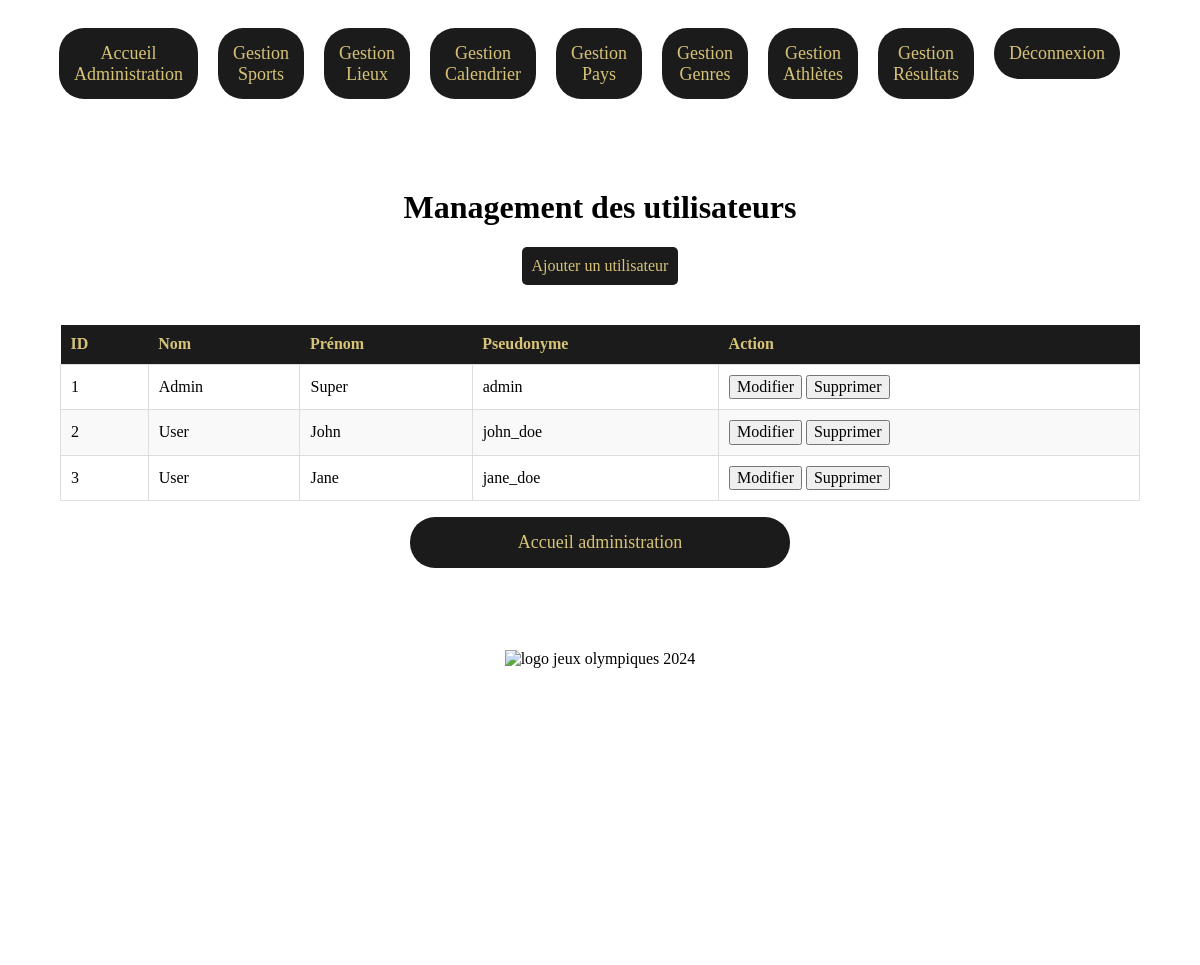
The page /pages/admin/admin-users/manage-users.php (signed in) on the database its author committed.
### tables this page shows
CREATE TABLE UTILISATEUR (
  PRIMARY KEY (id_utilisateur),
  id_utilisateur     INT(4) NOT NULL AUTO_INCREMENT,
  nom_utilisateur    VARCHAR(255),
  prenom_utilisateur VARCHAR(255),
  login              VARCHAR(255),
  password                VARCHAR(255)
);

### pages/admin/admin-users/manage-users.php (the view, shortened to what this page needs)
<!DOCTYPE html>
<html lang="fr">
<head>
    <link rel="stylesheet" href="../../../css/normalize.css">
    <link rel="stylesheet" href="../../../css/styles-computer.css">
    <link rel="stylesheet" href="../../../css/styles-responsive.css">
</head>
<body>
    <header>
        <nav>
            <ul class="menu">
                <li><a href="../admin.php">Accueil Administration</a></li>
                <li><a href="../admin-sports/manage-sports.php">Gestion Sports</a></li>
                <li><a href="../admin-places/manage-places.php">Gestion Lieux</a></li>
                <li><a href="../admin-events/manage-events.php">Gestion Calendrier</a></li>
                <li><a href="../admin-countries/manage-countries.php">Gestion Pays</a></li>
                <li><a href="../admin-gender/manage-genders.php">Gestion Genres</a></li>
                <li><a href="../admin-athletes/manage-athletes.php">Gestion Athlètes</a></li>
                <li><a href="../admin-results/manage-results.php">Gestion Résultats</a></li>
                <li><a href="../../logout.php">Déconnexion</a></li>
            </ul>
        </nav>
    </header>
    <main>
        <h1>Management des utilisateurs</h1>
        <div class="action-buttons">
            <button onclick="openAddUserForm()">Ajouter un utilisateur</button>
        </div>
        <?php
        require_once("../../../database/database.php");
        try {
            $query = "SELECT * FROM UTILISATEUR";
            $statement = $connexion->prepare($query);
            $statement->execute();
            if ($statement->rowCount() > 0) {
                echo "<table>";
                echo "<tr>";
                echo "<th class='color'>ID</th>";
                echo "<th class='color'>Nom</th>";
                echo "<th class='color'>Prénom</th>";
                echo "<th class='color'>Pseudonyme</th>";
                echo "<th class='color'>Action</th>";
                echo "</tr>";
                while ($row = $statement->fetch(PDO::FETCH_ASSOC)) {
                    echo "<tr>";
                    echo "<td>" . htmlspecialchars($row['id_utilisateur']) . "</td>";
                    echo "<td>" . htmlspecialchars($row['nom_utilisateur']) . "</td>";
                    echo "<td>" . htmlspecialchars($row['prenom_utilisateur']) . "</td>";
                    echo "<td>" . htmlspecialchars($row['login']) . "</td>";
                    echo "<td> <button onclick='openModifyUserForm({$row['id_utilisateur']})'>Modifier</button> <button onclick='deleteUserConfirmation({$row['id_utilisateur']})'>Supprimer</button></td>";
                    echo "</tr>";
                }
                echo "</table>";
            } else {
                echo "<p>Aucun utilisateur trouvé.</p>";
            }
        } catch (PDOException $e) {
            echo "Erreur : " . $e->getMessage();
        }
        ?>
        <p class="paragraph-link">
            <a class="link-home" href="../admin.php">Accueil administration</a>
        </p>
    </main>
    <footer>
        <figure>
            <img src="../../../img/logo-jo-2024.png" alt="logo jeux olympiques 2024">
        </figure>
    </footer>
</body>
</html>

### css/styles-computer.css (style rules this page uses)
header { display: flex; justify-content: right; align-items: right; width: 90%; margin: 10px auto; }
.link-home { display: flex; width: 350px; justify-content: center; align-items: center; text-decoration: none; border-radius: 25px; background-color: #1b1b1b; font-size: 18px; color: #d7c378; padding: 15px; transition: color 0.3s ease, background-color 0.3s ease; }
table { width: 100%; border-collapse: collapse; margin-top: 20px; }
th { background-color: #1b1b1b; color: #d7c378; padding: 10px; text-align: left; }
td { border: 1px solid #ddd; padding: 10px; }
tr:nth-child(odd) { background-color: #f9f9f9; }
main { display: flex; flex-direction: column; align-items: center; }
figure { display: flex; height: auto; }
img { width: 100%; height: auto; }
@media screen and (min-width: 1025px) { main { width: 90%; margin: 50px auto; } }
@media screen and (min-width: 1025px) { nav ul { list-style: none; padding: 0; display: flex; font-size: 18px; } }
@media screen and (min-width: 1025px) { nav li { width: auto; margin-right: 20px; } }
@media screen and (min-width: 1025px) { nav a { display: block; text-decoration: none; color: #d7c378; background-color: #1b1b1b; padding: 15px; text-align: center; transition: color 0.3s ease, background-color 0.3s ease; border-radius: 25px; } }
@media screen and (min-width: 1025px) { footer { display: flex; margin: 50px auto; width: 90%; height: 40vh; justify-content: center; } }

### pages/admin/admin-users/manage-users.php (style rules this page uses)
.action-buttons { display: flex; justify-content: space-between; margin-bottom: 20px; }
.action-buttons button { background-color: #1b1b1b; color: #d7c378; padding: 10px; border: none; border-radius: 5px; cursor: pointer; transition: background-color 0.3s ease, color 0.3s ease; }

### rows shown on the page
utilisateur: id_utilisateur "1", nom_utilisateur "Admin", prenom_utilisateur "Super", login "admin"
utilisateur: id_utilisateur "2", nom_utilisateur "User", prenom_utilisateur "John", login "john_doe"
utilisateur: id_utilisateur "3", nom_utilisateur "User", prenom_utilisateur "Jane", login "jane_doe"
